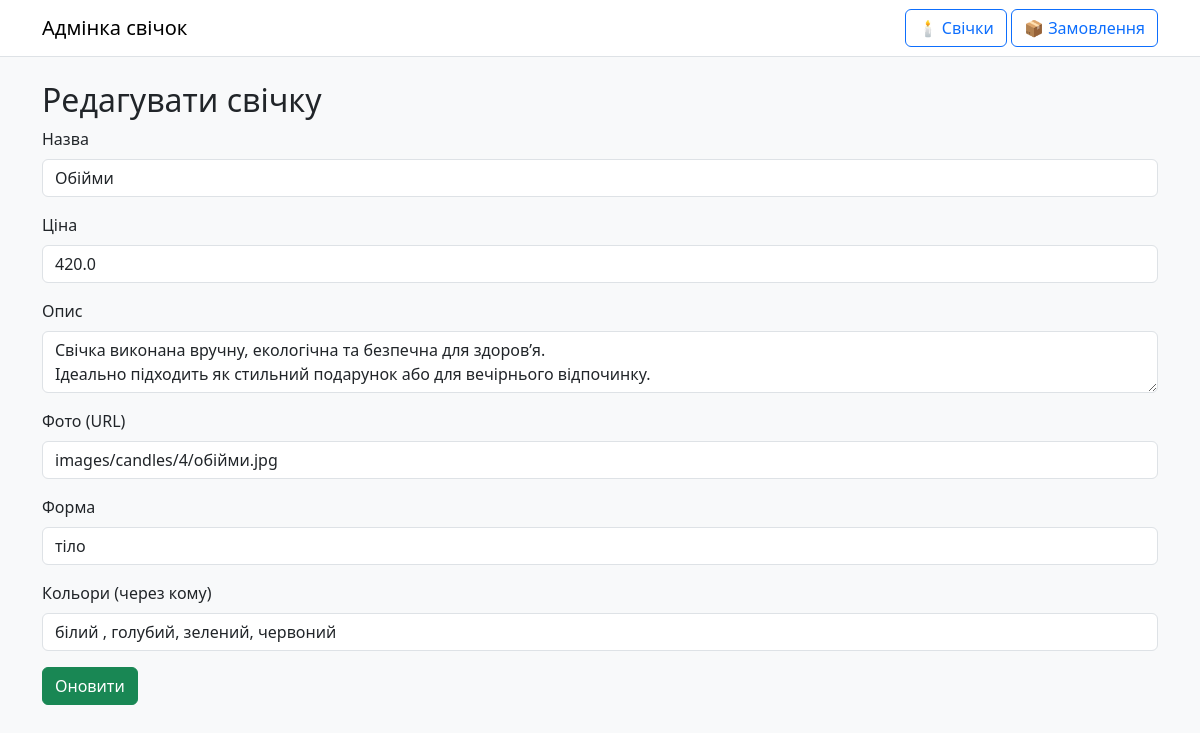
The app's page /admin/candles/edit/10, older data.
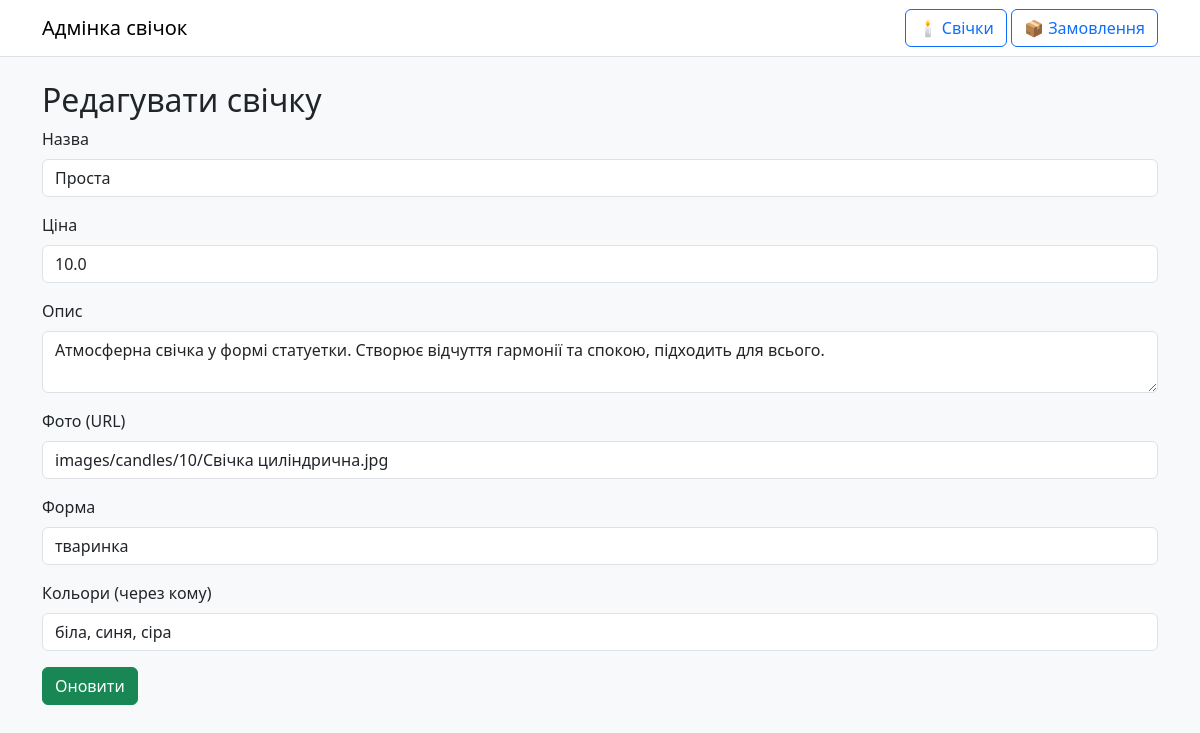
The same page, newer data.
### tables this page shows
CREATE TABLE candles (
        id INTEGER PRIMARY KEY AUTOINCREMENT,
        name TEXT NOT NULL,
        price REAL NOT NULL,
        description TEXT,
        image_url TEXT,
        shape TEXT,
        colors TEXT
    );

### admin_app.py (the view, shortened to what this page needs)
@admin_app.route("/candles/edit/<int:candle_id>", methods=["GET", "POST"])
def edit_candle(candle_id):
    conn = sqlite3.connect("app.db")
    cursor = conn.cursor()
    cursor.execute("SELECT * FROM candles WHERE id=?", (candle_id,))
    candle = cursor.fetchone()
    conn.close()
    return render_template("admin/edit_candle.html", candle=candle)

### site_app.py (called while the page is built)
def get_locale():
    lang = request.args.get("lang")
    if lang in app.config["BABEL_SUPPORTED_LOCALES"]:
        return lang
    cookie_lang = request.cookies.get("lang")
    if cookie_lang in app.config["BABEL_SUPPORTED_LOCALES"]:
        return cookie_lang
    return app.config["BABEL_DEFAULT_LOCALE"]

@app.context_processor
def inject_globals():
    cart = session.get("cart", [])
    return dict(cart_count=len(cart), current_lang=get_locale())

### templates/admin/edit_candle.html
{% extends "admin/admin_base.html" %}
{% block content %}
<h2>Редагувати свічку</h2>
<form method="POST">
  <div class="mb-3">
    <label class="form-label">Назва</label>
    <input type="text" name="name" class="form-control" value="{{ candle[1] }}" required>
  </div>
  <div class="mb-3">
    <label class="form-label">Ціна</label>
    <input type="number" name="price" class="form-control" value="{{ candle[2] }}" required>
  </div>
  <div class="mb-3">
    <label class="form-label">Опис</label>
    <textarea name="description" class="form-control">{{ candle[3] }}</textarea>
  </div>
  <div class="mb-3">
    <label class="form-label">Фото (URL)</label>
    <input type="text" name="image_url" class="form-control" value="{{ candle[4] }}">
  </div>
  <div class="mb-3">
    <label class="form-label">Форма</label>
    <input type="text" name="shape" class="form-control" value="{{ candle[5] }}">
  </div>
  <div class="mb-3">
    <label class="form-label">Кольори (через кому)</label>
    <input type="text" name="colors" class="form-control" value="{{ candle[6] }}">
  </div>
  <button type="submit" class="btn btn-success">Оновити</button>
</form>
{% endblock %}

Row changes from the older to the newer data that the page shows:
changed candles: name "Обійми" → "Проста"; price "420.0" → "10.0"; description "Свічка виконана вручну, екологічна та безпечна для здоров’я. Ідеально підходить як стильний подарунок або для вечірнього відпочинку." → "Атмосферна свічка у формі статуетки. Створює відчуття гармонії та спокою, підходить для всього."; image_url "images/candles/4/обійми.jpg" → "images/candles/10/Свічка циліндрична.jpg"; shape "тіло" → "тваринка"; colors "білий , голубий, зелений, червоний" → "біла, синя, сіра"
